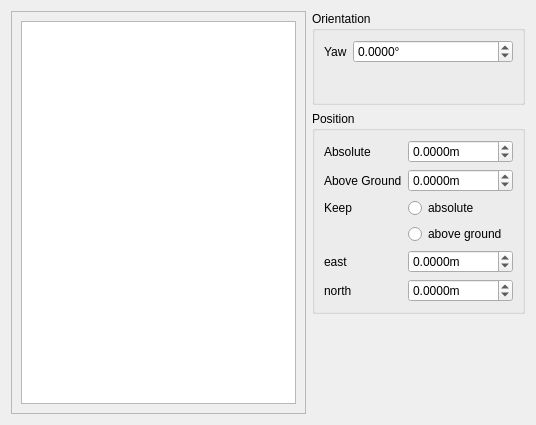
<?xml version="1.0" encoding="UTF-8"?>
<ui version="4.0">
 <class>GraphicalNavigationWidget</class>
 <widget class="QWidget" name="GraphicalNavigationWidget">
  <property name="geometry">
   <rect>
    <x>0</x>
    <y>0</y>
    <width>536</width>
    <height>425</height>
   </rect>
  </property>
  <property name="windowTitle">
   <string>Form</string>
  </property>
  <layout class="QHBoxLayout" name="horizontalLayout">
   <item>
    <widget class="QScrollArea" name="scrollArea">
     <property name="widgetResizable">
      <bool>true</bool>
     </property>
     <widget class="QWidget" name="scrollAreaWidgetContents">
      <property name="geometry">
       <rect>
        <x>0</x>
        <y>0</y>
        <width>274</width>
        <height>403</height>
       </rect>
      </property>
      <layout class="QVBoxLayout" name="verticalLayout">
       <item>
        <widget class="QGraphicsView" name="graphicsView">
         <property name="verticalScrollBarPolicy">
          <enum>Qt::ScrollBarAlwaysOff</enum>
         </property>
         <property name="horizontalScrollBarPolicy">
          <enum>Qt::ScrollBarAlwaysOff</enum>
         </property>
         <property name="renderHints">
          <set>QPainter::Antialiasing|QPainter::TextAntialiasing</set>
         </property>
        </widget>
       </item>
      </layout>
     </widget>
    </widget>
   </item>
   <item>
    <layout class="QVBoxLayout" name="verticalLayout_2">
     <item>
      <widget class="QGroupBox" name="groupBox">
       <property name="title">
        <string>Orientation</string>
       </property>
       <layout class="QFormLayout" name="formLayout_2">
        <item row="0" column="0">
         <widget class="QLabel" name="label_11">
          <property name="text">
           <string>Yaw</string>
          </property>
         </widget>
        </item>
        <item row="0" column="1">
         <widget class="QDoubleSpinBox" name="yaw">
          <property name="wrapping">
           <bool>true</bool>
          </property>
          <property name="suffix">
           <string>°</string>
          </property>
          <property name="decimals">
           <number>4</number>
          </property>
          <property name="minimum">
           <double>0.000000000000000</double>
          </property>
          <property name="maximum">
           <double>359.999900000000025</double>
          </property>
         </widget>
        </item>
       </layout>
      </widget>
     </item>
     <item>
      <widget class="QGroupBox" name="groupBox_2">
       <property name="title">
        <string>Position</string>
       </property>
       <layout class="QFormLayout" name="formLayout_3">
        <property name="fieldGrowthPolicy">
         <enum>QFormLayout::AllNonFixedFieldsGrow</enum>
        </property>
        <item row="0" column="0">
         <widget class="QLabel" name="label">
          <property name="text">
           <string>Absolute</string>
          </property>
         </widget>
        </item>
        <item row="0" column="1">
         <widget class="QDoubleSpinBox" name="absoluteHeight">
          <property name="suffix">
           <string>m</string>
          </property>
          <property name="decimals">
           <number>4</number>
          </property>
          <property name="minimum">
           <double>-99999.000000000000000</double>
          </property>
          <property name="maximum">
           <double>99999.000000000000000</double>
          </property>
         </widget>
        </item>
        <item row="1" column="0">
         <widget class="QLabel" name="label_2">
          <property name="text">
           <string>Above Ground</string>
          </property>
         </widget>
        </item>
        <item row="1" column="1">
         <widget class="QDoubleSpinBox" name="relativeHeight">
          <property name="suffix">
           <string>m</string>
          </property>
          <property name="decimals">
           <number>4</number>
          </property>
          <property name="minimum">
           <double>-99999.000000000000000</double>
          </property>
          <property name="maximum">
           <double>99999.000000000000000</double>
          </property>
         </widget>
        </item>
        <item row="2" column="0">
         <widget class="QLabel" name="label_3">
          <property name="text">
           <string>Keep</string>
          </property>
         </widget>
        </item>
        <item row="2" column="1">
         <widget class="QRadioButton" name="keepAbsolute">
          <property name="text">
           <string>absolute</string>
          </property>
         </widget>
        </item>
        <item row="3" column="1">
         <widget class="QRadioButton" name="keepRelative">
          <property name="text">
           <string>above ground</string>
          </property>
         </widget>
        </item>
        <item row="4" column="0">
         <widget class="QLabel" name="label_4">
          <property name="text">
           <string>east</string>
          </property>
         </widget>
        </item>
        <item row="4" column="1">
         <widget class="QDoubleSpinBox" name="east">
          <property name="suffix">
           <string>m</string>
          </property>
          <property name="decimals">
           <number>4</number>
          </property>
          <property name="minimum">
           <double>-99999.000000000000000</double>
          </property>
          <property name="maximum">
           <double>99999.000000000000000</double>
          </property>
         </widget>
        </item>
        <item row="5" column="0">
         <widget class="QLabel" name="label_5">
          <property name="text">
           <string>north</string>
          </property>
         </widget>
        </item>
        <item row="5" column="1">
         <widget class="QDoubleSpinBox" name="north">
          <property name="suffix">
           <string>m</string>
          </property>
          <property name="decimals">
           <number>4</number>
          </property>
          <property name="minimum">
           <double>-99999.000000000000000</double>
          </property>
          <property name="maximum">
           <double>99999.000000000000000</double>
          </property>
         </widget>
        </item>
       </layout>
      </widget>
     </item>
     <item>
      <widget class="ArtificialHorizon1DWidget" name="widget" native="true">
       <property name="minimumSize">
        <size>
         <width>0</width>
         <height>64</height>
        </size>
       </property>
      </widget>
     </item>
    </layout>
   </item>
  </layout>
 </widget>
 <customwidgets>
  <customwidget>
   <class>ArtificialHorizon1DWidget</class>
   <extends>QWidget</extends>
   <header>artificialhorizon1dwidget.hh</header>
   <container>1</container>
  </customwidget>
 </customwidgets>
 <resources/>
 <connections/>
</ui>
